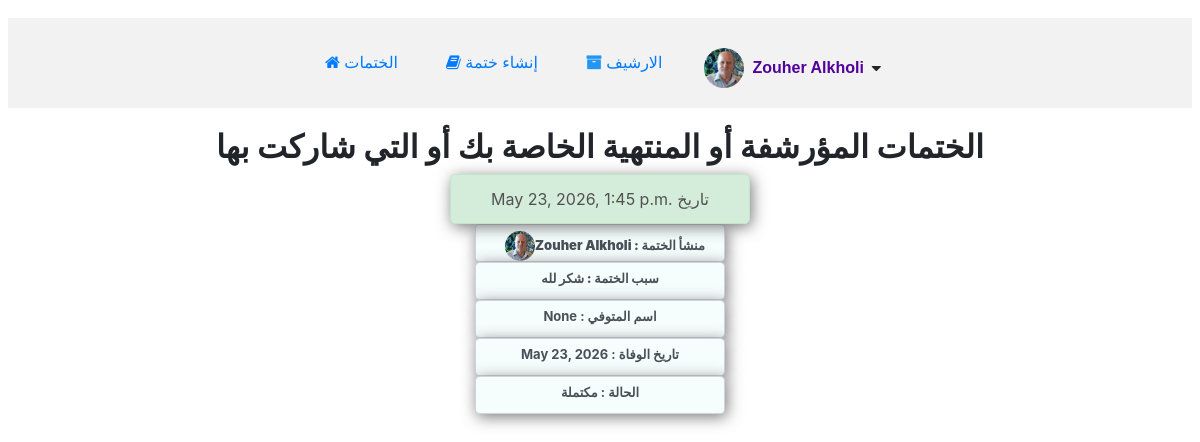
Page /get_archives/ (signed in) on the committed database.
### khetmah/models.py (models this page shows, shortened)
class User(AbstractUser):
    profile_picture = models.ImageField(
        upload_to='khetmah/images/profile_pictures/',
        blank=True,
        null=True,
        default="khetmah/images/profile_pictures/default.png"
    )
    def __str__(self):
        return f" {self.first_name} {self.last_name}"
    @property
    def profile_picture_url(self):
        if self.profile_picture:
            return self.profile_picture.url
        return "/media/khetmah/images/profile_pictures/default.png"

class Khetmah(models.Model):
    PRIVACY_CHOICES = [('family_friends', 'مع الأهل والأصدقاء'),('public', 'عامة للجميع'),]
    KHETMAH_STATUS = [('active', 'نشطة'),('completed', 'مكتملة')]
    REASON_CHOICES = [('dead', 'هبة لمتوفي'),('need', 'لطلب حاجة'),('sick', 'لطلب شفاء'),('travel', 'السفر'),('Thank_God', 'شكر لله'),('days', 'أيام فضيلة'),('other', 'سبب آخر'),]
    status = models.CharField(max_length=20, choices=KHETMAH_STATUS, default='active')
    reason = models.CharField(max_length=20, choices=REASON_CHOICES, blank=True, null=True, default='Thank_God')
    sharing_type = models.CharField(max_length=20, choices=PRIVACY_CHOICES, blank=True, null=True, default='family_friends')
    creator = models.ForeignKey('User', on_delete=models.CASCADE, related_name="owned_khetmah")
    na3wa_image = models.ImageField(upload_to=na3wa_upload_path,blank=True,null=True)
    created_at = models.DateTimeField(auto_now_add=True)
    deceased_name = models.CharField(max_length=32, blank=True, null=True)
    death_date = models.DateField(blank=True, null=True)
    specific_reason = models.TextField(blank=True, null=True)

### khetmah/views.py (the view)
# urls.py: path("get_archives/", views.get_archives, name="get_archives"),
@login_required
def get_archives(request):
    all_unactive_khetmahs = Khetmah.objects.filter(
        status__in=['completed']
    ).filter(
        Q(creator=request.user) |
        Q(parts__selected_by=request.user)
    ).distinct().order_by('-created_at')
    user_parts_data = list(
        Juza.objects.filter(
            selected_by=request.user
        ).values('juz_number', 'status')
    )
    user_All_parts_json = json.dumps(
        user_parts_data,
        ensure_ascii=False
    )
    return render(request, 'khetmah/archives.html', {
        'all_unactive_khetmahs': all_unactive_khetmahs,
        'user_All_parts_json': user_All_parts_json,
    })

### khetmah/templates/khetmah/archives.html (shortened to what this page needs)
{% extends "khetmah/layout.html" %}
{% block content %}
{% load static %}
  <h2>الختمات المؤرشفة أو المنتهية الخاصة بك أو التي شاركت بها</h2>
  <ul  class="nav center">
    {% for kh in all_unactive_khetmahs %}
      <li>
        <a href="{% url 'khetmah_detail' khetmah_id=kh.id %}">
        <div class="alert alert-success" style="color: rgb(82, 81, 81)"> {{ kh.created_at }} تاريخ </div>
        <div class="form-control rtl"><strong>منشأ الختمة : {{ kh.creator }}</strong><img src="{{ kh.creator.profile_picture.url }}" style="width: 30px; height: 30px; border-radius: 50%; margin-left: 10px;"></div>
        <div class="form-control"><strong>سبب الختمة : {{ kh.get_reason_display }}</strong></div>
        <div class="form-control rtl">اسم المتوفي : {{ kh.deceased_name }} </div>
        <div class="form-control rtl">تاريخ الوفاة : {{ kh.death_date }} </div>
        <div class="form-control rtl">الحالة : {{ kh.get_status_display }} </div>
        </a>
      </li>
    {% endfor %}
{% endblock %}

### khetmah/templates/khetmah/layout.html (shortened to what this page needs)
{% load static %}
<!DOCTYPE html>
<html lang="en">
<head>
    <link rel="stylesheet" href="https://cdn.jsdelivr.net/npm/bootstrap@4.6.2/dist/css/bootstrap.min.css">
    <link rel="stylesheet" href="https://cdnjs.cloudflare.com/ajax/libs/font-awesome/4.7.0/css/font-awesome.min.css">
    <link rel="stylesheet" href="{% static 'khetmah/css/styles.css' %}">
</head>
<body>
    <header>
    <div class="container" id="f-18">
  <ul class="nav">
    <li class="nav-item">
       <a class="nav-link" href="{% url 'index' %}"> <i class="fa fa-home" title="Home"></i> الختمات</a>
    </li>
      {% if user.is_authenticated %}
     <li>
          <a class="nav-link" href="{% url 'create_khetmah' %}"><i class="fa fa-book" title="book"></i> إنشاء ختمة</a>
     </li>
     <li class="nav-item">
        <a class="nav-link" href="{% url 'get_archives' %}"><i class="fa fa-archive" aria-hidden="true"></i> الارشيف</a>
     </li>
     <li class="nav-item user-menu-wrapper">
        <div id="user-menu-toggle" class="user-menu-toggle">
            <img src="{{ user.profile_picture_url }}"alt="{{ user.username }}"class="user-avatar">
            <b id="currentUser" style="color:rgb(81, 2, 154)">{{ user }}</b><i class="fa fa-caret-down"></i>
        </div>
    </li>
      {% endif %}
      </ul>
</div>
</header>
        {% block content %}{% endblock %}
</body>
</html>

### khetmah/static/khetmah/css/styles.css (style rules this page uses)
* { margin:0px; padding:0px; box-sizing: border-box; }
body { display: flex; flex-direction: column; position: relative; justify-content: center; align-content: center; text-align: center; align-items: center; margin:10px; padding: 8px; font-family: 'Franklin Gothic Medium', 'Arial Narrow', Arial, sans-serif,'Segoe UI', Tahoma, Verdana,; font-size: 14px; margin-left: auto; margin-right: auto; }
header { background-color: #f2f2f2; padding: 10px; margin-bottom: 20px; gap: 10px; width: 100%; }
a { text-decoration: none; cursor: pointer; }
.rtl { direction: rtl; }
.container { display: flex; flex-direction:column; align-items: center; text-align: center; font-family: Arial; font-size: 13px; margin: 10px auto 0 auto; padding: 5px; list-style: none; gap:0.5em; width: 100%; height: 100%; }
.fa-archive { color: rgb(33, 150, 243); }
ul { gap:1em; font-size: 16px; }
.center { display: flex; justify-content: center; align-items: center; text-align: center; align-self: center; }
h2, h5, label { font-weight: bold; }
.wi-1, .alert-danger, .alert-info, .alert-success, .alert-warning, .alert-primary, .alert-secondary, .alert-light, .alert-dark { display: flex; justify-content: center; align-items: center; margin: 0; padding: 10px; border-radius: 5px; width: 300px; height: 50px; -webkit-border-radius: 5px; -moz-border-radius: 5px; -ms-border-radius: 5px; -o-border-radius: 5px; box-shadow: 2px 3px 15px rgba(97, 97, 97, 0.843); }
.form-control { flex-direction: row; margin: 0 auto; font-size: small; font-weight: bold; width: 250px; height: 38px; background-color: rgb(246, 253, 253); box-shadow: 2px 3px 15px rgba(97, 97, 97, 0.843); }
.user-menu-wrapper { position: relative; display: flex; align-items: center; }
.user-menu-toggle { display: flex; align-items: center; gap: 8px; cursor: pointer; padding: 5px 10px; border-radius: 10px; transition: 0.2s; }
.user-avatar { width: 40px; height: 40px; border-radius: 50%; object-fit: cover; }

### rows in the picture
User: profile_picture_url (picture), first_name+last_name "Zouher Alkholi"
Khetmah: created_at "May 23, 2026, 1:45 p.m.", creator "Zouher Alkholi", creator.profile_picture (picture), reason "شكر لله", deceased_name "None", death_date "May 23, 2026", status "مكتملة"
